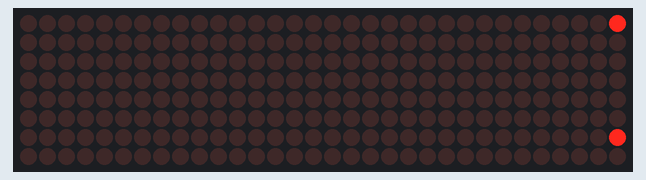
Bench run of a sketch on a simulated Arduino Mega 2560, built with avr-gcc and run on an emulated ATmega2560. On the bench: 32×8 LED matrix.

Above: at 0.15 s.
At 1.05 s:
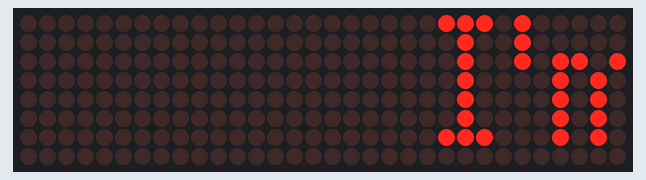
At 2.05 s:
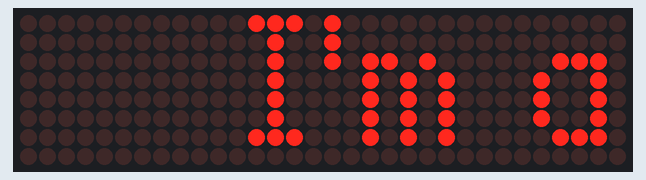
At 3.95 s:
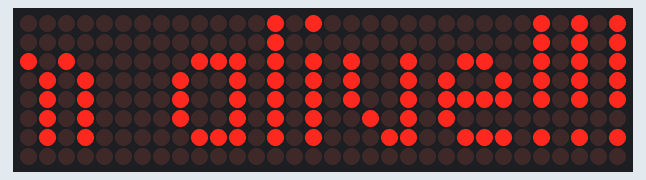
At 5.85 s:
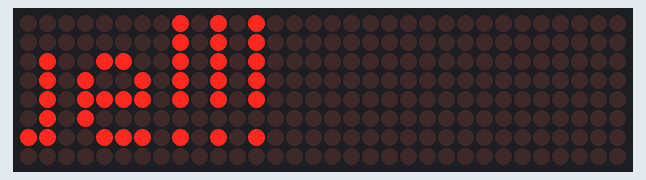
At 7.75 s:
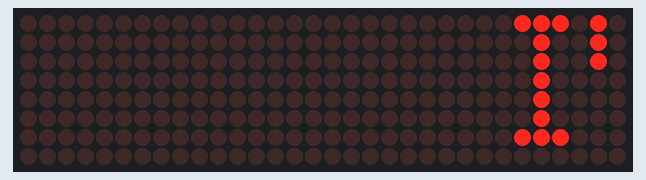

Measured:
- by itself, everything shown: repeats every 7.1 s, in 71 steps

The sketch:

ScrollingHelloWorld.ino
```cpp
/* Example code for scrolling text effect on
   MAX7219 LED dot matrix display with Arduino.
   More info: https://www.makerguides.com */

#include "MD_Parola.h"
#include "MD_MAX72xx.h"
#include "SPI.h"

// Define hardware type, size, and output pins:
#define HARDWARE_TYPE MD_MAX72XX::FC16_HW
#define MAX_DEVICES 4
#define DATA_PIN 50
#define CLK_PIN 51
#define CS_PIN 53

// Create a new instance of the MD_Parola class with hardware SPI connection:
MD_Parola myDisplay = MD_Parola(HARDWARE_TYPE, DATA_PIN, CLK_PIN, CS_PIN, MAX_DEVICES);

void setup() {
  // Intialize the object:
  myDisplay.begin();
  // Set the intensity (brightness) of the display (0-15):
  myDisplay.setIntensity(0);
  // Clear the display:
  myDisplay.displayClear();
  myDisplay.displayText("I'm alive!!!", PA_CENTER, 100, 0, PA_SCROLL_LEFT, PA_SCROLL_LEFT);
}

void loop() {
  if (myDisplay.displayAnimate()) {
    myDisplay.displayReset();
  }
}
```
